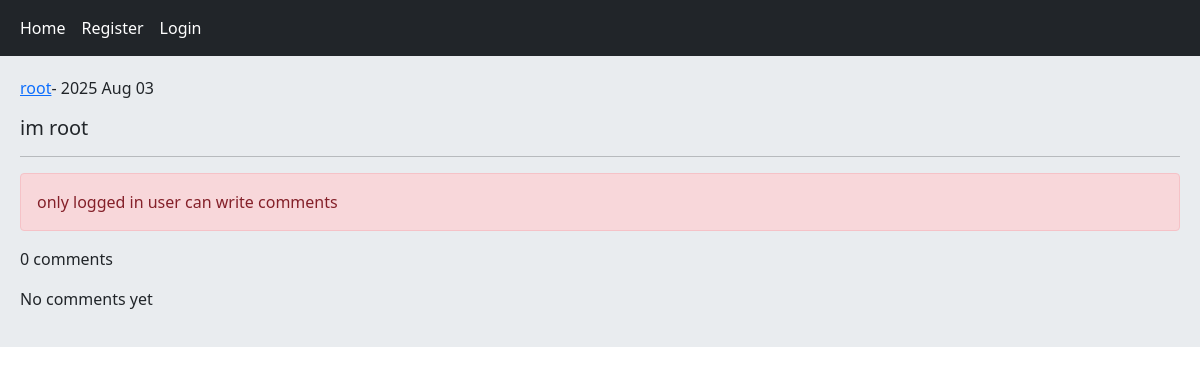
Page /detail/3/im-root on the earlier database version.
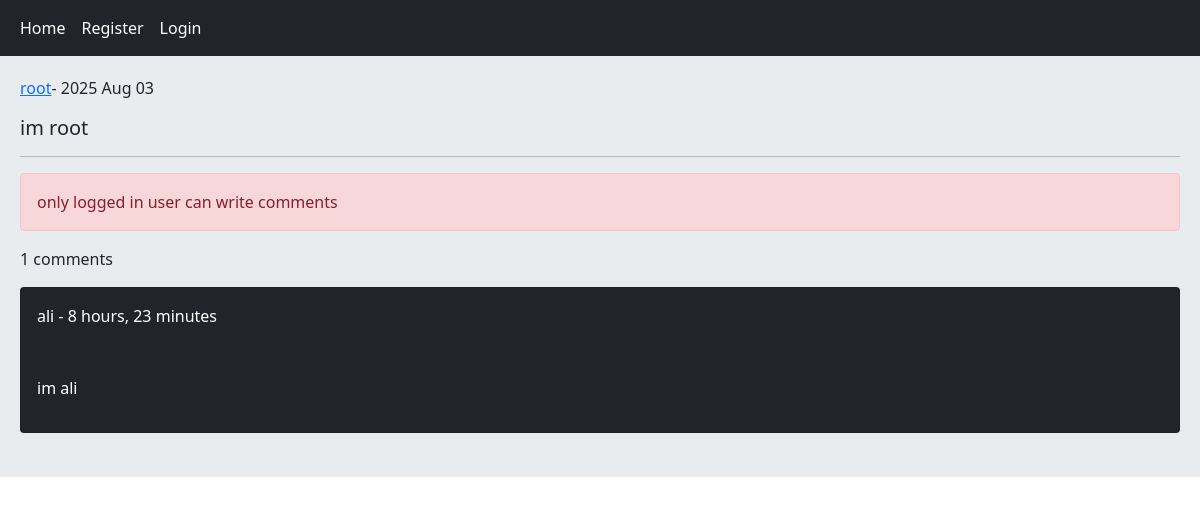
Same page on the later database version.
### home/models.py (models this page shows, shortened)
class Post(models.Model):
    user = models.ForeignKey(User, on_delete= models.CASCADE, related_name= 'posts')
    body = models.TextField()
    slug = models.SlugField()
    created = models.DateTimeField(auto_now_add= True)
    updated = models.DateTimeField(auto_now= True)
    class Meta:
        ordering = ['-created']

class Comment(models.Model):
    user = models.ForeignKey(User, on_delete= models.CASCADE, related_name= 'ucomment')
    post = models.ForeignKey(Post, on_delete= models.CASCADE, related_name= 'pcomment')
    reply = models.ForeignKey('self', on_delete= models.CASCADE, related_name= 'rcomment', blank= True, null= True)
    is_reply = models.BooleanField(default = False)
    body = models.TextField(max_length= 300)
    created = models.DateTimeField(auto_now_add= True)
    class Meta:
        ordering = ['-created']

### home/views.py (the view, shortened to what this page needs)
# urls.py: path('detail/<int:post_id>/<slug:post_slug>', views.PostDetailView.as_view(), name= 'post_detail'),
class PostDetailView(View):
    form_class = CommentCreateForm
    form_class_reply = CommentReplyForm
    def setup(self, request, *args, **kwargs):
        self.post_instance = Post.objects.get(id= kwargs['post_id'], slug= kwargs['post_slug'])
        return super().setup(request, *args, **kwargs)
    def get(self, request, *args, **kwargs):
        comments = self.post_instance.pcomment.filter(is_reply= False)
        form = self.form_class()
        can_like = False
        if request.user.is_authenticated and self.post_instance.user_can_like(request.user):
            can_like = True
        return render(request, 'home/detail.html', {'post': self.post_instance, 'comments': comments, 'form': form, 'reply_form': self.form_class_reply(), 'can_like': can_like})

### home/templates/home/detail.html (shortened to what this page needs)
{% extends 'base.html' %}
{% block content %}
    <p><a href="{% url 'accounts:user_profile' post.user.id %}">{{ post.user.username }}</a>- {{ post.created|date:"Y M d" }}</p>
    <h5>{{ post.body }}</h5><hr>
    {% if request.user.is_authenticated %}
        <a href="{% url 'home:post_like' post.id %}" class="{% if can_like %} disabled {% endif %} btn btn-primary col-md-2">Like {{ post.likes_count }}</a>
        <form action="" method="post" class="col-md-3">
            {% csrf_token %}
            {{ form.as_p }}
            <input type="submit" value="send">
        </form><br>
    {% else %}
        <p class="alert alert-danger">only logged in user can write comments</p>
    {% endif %}
    <p>{{ comments.count }} comments</p>
    {% for comment in comments %}
        <div class="card bg-dark text-white">
            <p class="card-body">{{ comment.user }} - {{ comment.created|timesince }}</p>
            <p class="card-body">{{ comment.body }}</p>
        </div><br>
    {% empty %}
        <p>No comments yet</p>
    {% endfor %}
{% endblock %}

### templates/base.html (shortened to what this page needs)
<!DOCTYPE html>
<html lang="en">
<head>
    <link href="https://cdn.jsdelivr.net/npm/bootstrap@5.1.3/dist/css/bootstrap.min.css" rel="stylesheet">
</head>
<body>
    {% include 'inc/navbar.html' %}
    <div class="jumbotron">
        {% block content %} {% endblock %}
    </div>
</body>
</html>

### templates/inc/navbar.html
<nav class="navbar navbar-expand-lg navbar-dark bg-dark">
  <div class="container-fluid">
    <div class="navbar-nav">
      <a class="nav-link active" href="{% url 'home:home' %}">Home</a>
      {% if request.user.is_authenticated %}
        <a class="nav-link active" href="{% url 'accounts:user_profile' user.id %}">Profile</a>
        <a class="nav-link active" href="{% url 'accounts:user_logout' %}">Logout</a>
      {% else %}
        <a class="nav-link active" href="{% url 'accounts:user_register' %}">Register</a>
        <a class="nav-link active" href="{% url 'accounts:user_login' %}">Login</a>
      {% endif %}
    </div>
  </div>
</nav>

### templates/base.html (style rules this page uses)
.jumbotron { padding: 20px; margin-bottom: 20px; background-color: #e9ecef; }

Differences in the rows shown:
added Comment: user "ali", created "8 hours, 23 minutes", body "im ali"
Other differences:
{{ comments.count }}: "0" → "1"
text no longer shown: "No comments yet"
